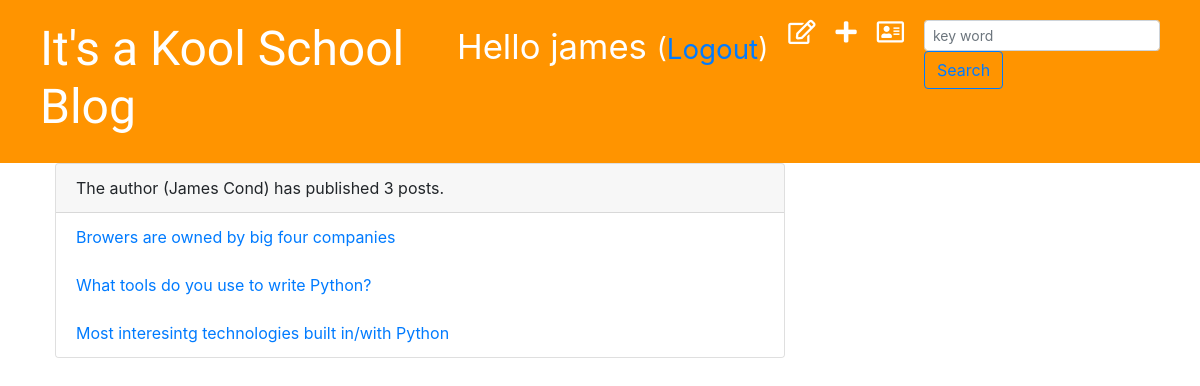
Screenshot of /blog/by/james (signed in) with the database file from the repository.
### blog/models.py (models this page shows, shortened)
class Post(models.Model):
    author = models.ForeignKey('auth.User', on_delete=models.CASCADE, null=True, blank=True)
    title = models.CharField(max_length=200)
    text = models.TextField()
    created_date = models.DateTimeField(auto_now_add=True)
    published_date = models.DateTimeField(blank=True, null=True)
    viewed = models.IntegerField(default=0, editable=0)

### blog/views.py (the view)
# urls.py: path('by/<username>', views.ListUserPost.as_view(), name='user_post'),
class ListUserPost(LoginRequiredMixin, ListView):
    template_name = "blog/user_post_list.html"
    def get_queryset(self):
        username = self.kwargs.get("username")
        posts = models.Post.objects.filter(author__username=username)
        return posts

### blog/templates/blog/user_post_list.html
{% extends "blog/base.html" %}
{% block content %}
  <div class="card">
    <div class="card-header">
      The author ({{ object_list.0.author.first_name }} {{ object_list.0.author.last_name }})
      has published {{ object_list|length }} posts.
    </div>
    <ul class="list-group list-group-flush">
    {% for post in object_list %}
      <a href="{% url 'blog:post_detail' pk=post.pk %}">
        <li class="list-group-item">{{ post.title }}</li>
      </a>
    {% empty %}
        nothing
    {% endfor %}
    </ul>
  </div>
{% endblock content %}

### blog/templates/blog/base.html (shortened to what this page needs)
{% load staticfiles %}
<html>
<head>
  <link rel="stylesheet" href="https://stackpath.bootstrapcdn.com/bootstrap/4.1.1/css/bootstrap.min.css"
>
  <link rel="stylesheet" href="{% static 'css/blog.css' %}">
  <link rel="stylesheet" href="https://use.fontawesome.com/releases/v5.0.13/css/all.css"
>
</head>
<body>
<div class="page-header">
  <form class="top-menu" class="form-inline" method="get" name="searchform" action="{% url 'blog:search' %}">
      <input class="form-control form-control-sm" type="text"
             name="term" placeholder="key word">
      <button type="submit" class="btn btn-outline-primary">Search</button>
  </form>
  {% if user.is_authenticated %}
    <a href="{% url 'blog:user_post' username=user.username %}" class="top-menu">
      <i class="far fa-address-card"></i></a>
    <a href="{% url 'blog:post_new' %}" class="top-menu"><i class="fas fa-plus"></i></a>
    <a href="{% url 'blog:post_draft_list' %}" class="top-menu"><i class="far fa-edit"></i></a>
    <p class="top-menu">Hello {{ user.username }}
      <small>(<a href="{% url 'logout' %}">Logout</a>)</small>
    </p>
  {% else %}
    <a href="{% url 'login' %}" class="top-menu"><i class="fas fa-user-lock"></i>Log in</a>
  {% endif %}
  <h1><a href="/blog/">It's a Kool School Blog</a></h1>
</div>
<div class="content container">
  <div class="row">
    <div class="col-md-8">
      {% block content %}
      {% endblock %}
    </div>
  </div>
</div>
</body>
</html>

### blog/static/css/blog.css (style rules this page uses)
.page-header { background-color: #ff9400; margin-top: 0; padding: 20px 20px 20px 40px; }
.page-header h1, .page-header h1 a, .page-header h1 a:visited, .page-header h1 a:active { color: #ffffff; font-size: 36pt; text-decoration: none; }
.content { margin-left: 40px; }
h1, h2, h3, h4 { font-family: 'Modak', cursive; }
.top-menu, .top-menu:hover, .top-menu:visited { color: #ffffff; float: right; font-size: 26pt; margin-right: 20px; }
a i { font-size: 0.7em; }

### rows the page displays
Post: author.first_name "James", author.last_name "Cond", title "Browers are owned by big four companies"
Post: title "What tools do you use to write Python?"
Post: title "Most interesintg technologies built in/with Python"

### other values shown
{{ user.username }} "james"
{{ object_list|length }} "3"
